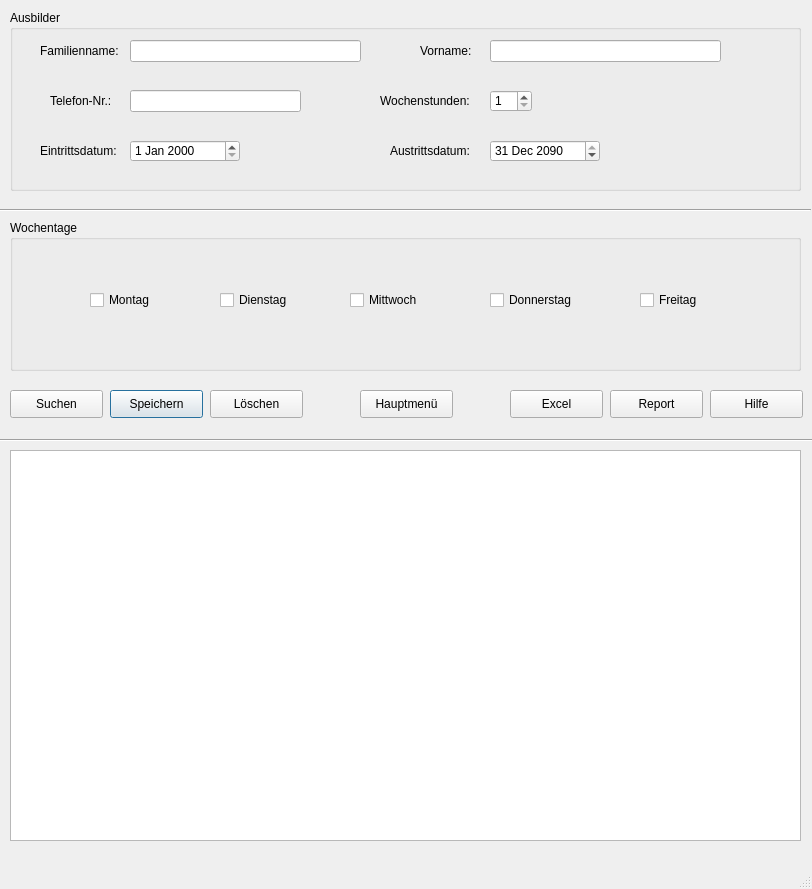
<?xml version="1.0" encoding="UTF-8"?>
<ui version="4.0">
 <class>Ausbilder</class>
 <widget class="QDialog" name="Ausbilder">
  <property name="geometry">
   <rect>
    <x>0</x>
    <y>0</y>
    <width>812</width>
    <height>889</height>
   </rect>
  </property>
  <property name="minimumSize">
   <size>
    <width>761</width>
    <height>889</height>
   </size>
  </property>
  <property name="windowTitle">
   <string>Ausbilder</string>
  </property>
  <property name="sizeGripEnabled">
   <bool>true</bool>
  </property>
  <widget class="Line" name="line">
   <property name="geometry">
    <rect>
     <x>-60</x>
     <y>190</y>
     <width>871</width>
     <height>41</height>
    </rect>
   </property>
   <property name="orientation">
    <enum>Qt::Horizontal</enum>
   </property>
  </widget>
  <widget class="QGroupBox" name="groupBox">
   <property name="geometry">
    <rect>
     <x>10</x>
     <y>10</y>
     <width>791</width>
     <height>181</height>
    </rect>
   </property>
   <property name="title">
    <string>Ausbilder</string>
   </property>
   <property name="flat">
    <bool>false</bool>
   </property>
   <widget class="QLabel" name="l_Familienname">
    <property name="geometry">
     <rect>
      <x>30</x>
      <y>30</y>
      <width>91</width>
      <height>21</height>
     </rect>
    </property>
    <property name="text">
     <string>Familienname:</string>
    </property>
   </widget>
   <widget class="QLineEdit" name="le_Familienname">
    <property name="geometry">
     <rect>
      <x>120</x>
      <y>30</y>
      <width>231</width>
      <height>22</height>
     </rect>
    </property>
   </widget>
   <widget class="QLineEdit" name="le_Telefon">
    <property name="geometry">
     <rect>
      <x>120</x>
      <y>80</y>
      <width>171</width>
      <height>22</height>
     </rect>
    </property>
   </widget>
   <widget class="QLabel" name="l_Telefon">
    <property name="geometry">
     <rect>
      <x>40</x>
      <y>80</y>
      <width>71</width>
      <height>21</height>
     </rect>
    </property>
    <property name="text">
     <string>Telefon-Nr.:</string>
    </property>
   </widget>
   <widget class="QLabel" name="l_Eintrittsdatum">
    <property name="geometry">
     <rect>
      <x>30</x>
      <y>130</y>
      <width>91</width>
      <height>21</height>
     </rect>
    </property>
    <property name="text">
     <string>Eintrittsdatum:</string>
    </property>
   </widget>
   <widget class="QLineEdit" name="le_Vorname">
    <property name="geometry">
     <rect>
      <x>480</x>
      <y>30</y>
      <width>231</width>
      <height>22</height>
     </rect>
    </property>
   </widget>
   <widget class="QLabel" name="l_Vorname">
    <property name="geometry">
     <rect>
      <x>410</x>
      <y>30</y>
      <width>61</width>
      <height>21</height>
     </rect>
    </property>
    <property name="text">
     <string>Vorname:</string>
    </property>
   </widget>
   <widget class="QLabel" name="l_Austrittsdatum">
    <property name="geometry">
     <rect>
      <x>380</x>
      <y>130</y>
      <width>91</width>
      <height>21</height>
     </rect>
    </property>
    <property name="text">
     <string>Austrittsdatum:</string>
    </property>
   </widget>
   <widget class="QSpinBox" name="sb_Wochenstunden">
    <property name="geometry">
     <rect>
      <x>480</x>
      <y>80</y>
      <width>42</width>
      <height>22</height>
     </rect>
    </property>
    <property name="minimum">
     <number>1</number>
    </property>
    <property name="maximum">
     <number>50</number>
    </property>
   </widget>
   <widget class="QLabel" name="l_Wochenstunden">
    <property name="geometry">
     <rect>
      <x>370</x>
      <y>80</y>
      <width>111</width>
      <height>21</height>
     </rect>
    </property>
    <property name="text">
     <string>Wochenstunden:</string>
    </property>
   </widget>
   <widget class="QDateEdit" name="de_Eintritt">
    <property name="geometry">
     <rect>
      <x>120</x>
      <y>130</y>
      <width>110</width>
      <height>22</height>
     </rect>
    </property>
   </widget>
   <widget class="QDateEdit" name="de_Austritt">
    <property name="geometry">
     <rect>
      <x>480</x>
      <y>130</y>
      <width>110</width>
      <height>22</height>
     </rect>
    </property>
    <property name="dateTime">
     <datetime>
      <hour>0</hour>
      <minute>0</minute>
      <second>0</second>
      <year>2090</year>
      <month>12</month>
      <day>31</day>
     </datetime>
    </property>
    <property name="maximumDateTime">
     <datetime>
      <hour>23</hour>
      <minute>59</minute>
      <second>59</second>
      <year>2090</year>
      <month>12</month>
      <day>31</day>
     </datetime>
    </property>
   </widget>
  </widget>
  <widget class="QGroupBox" name="groupBox_2">
   <property name="geometry">
    <rect>
     <x>10</x>
     <y>220</y>
     <width>791</width>
     <height>151</height>
    </rect>
   </property>
   <property name="title">
    <string>Wochentage</string>
   </property>
   <property name="flat">
    <bool>false</bool>
   </property>
   <widget class="QCheckBox" name="cb_montag">
    <property name="geometry">
     <rect>
      <x>80</x>
      <y>70</y>
      <width>81</width>
      <height>20</height>
     </rect>
    </property>
    <property name="text">
     <string>Montag</string>
    </property>
   </widget>
   <widget class="QCheckBox" name="cb_Dienstag">
    <property name="geometry">
     <rect>
      <x>210</x>
      <y>70</y>
      <width>81</width>
      <height>20</height>
     </rect>
    </property>
    <property name="text">
     <string>Dienstag</string>
    </property>
   </widget>
   <widget class="QCheckBox" name="cb_Mittwoch">
    <property name="geometry">
     <rect>
      <x>340</x>
      <y>70</y>
      <width>81</width>
      <height>20</height>
     </rect>
    </property>
    <property name="text">
     <string>Mittwoch</string>
    </property>
   </widget>
   <widget class="QCheckBox" name="cb_Donnerstag">
    <property name="geometry">
     <rect>
      <x>480</x>
      <y>70</y>
      <width>91</width>
      <height>20</height>
     </rect>
    </property>
    <property name="text">
     <string>Donnerstag</string>
    </property>
   </widget>
   <widget class="QCheckBox" name="cb_Freitag">
    <property name="geometry">
     <rect>
      <x>630</x>
      <y>70</y>
      <width>71</width>
      <height>20</height>
     </rect>
    </property>
    <property name="text">
     <string>Freitag</string>
    </property>
   </widget>
  </widget>
  <widget class="QPushButton" name="pb_Speichern">
   <property name="geometry">
    <rect>
     <x>110</x>
     <y>390</y>
     <width>93</width>
     <height>28</height>
    </rect>
   </property>
   <property name="text">
    <string>Speichern</string>
   </property>
   <property name="icon">
    <iconset>
     <normaloff>../../_Symbole/UsedSymbols/save_3621.ico</normaloff>../../_Symbole/UsedSymbols/save_3621.ico</iconset>
   </property>
  </widget>
  <widget class="QPushButton" name="pb_Loeschen">
   <property name="geometry">
    <rect>
     <x>210</x>
     <y>390</y>
     <width>93</width>
     <height>28</height>
    </rect>
   </property>
   <property name="text">
    <string>Löschen</string>
   </property>
   <property name="icon">
    <iconset>
     <normaloff>../../_Symbole/UsedSymbols/seo-social-web-network-internet_262_icon-icons.com_61518.ico</normaloff>../../_Symbole/UsedSymbols/seo-social-web-network-internet_262_icon-icons.com_61518.ico</iconset>
   </property>
  </widget>
  <widget class="QPushButton" name="pb_Abbrechen">
   <property name="geometry">
    <rect>
     <x>360</x>
     <y>390</y>
     <width>93</width>
     <height>28</height>
    </rect>
   </property>
   <property name="text">
    <string>Hauptmenü</string>
   </property>
   <property name="icon">
    <iconset>
     <normaloff>../../_Symbole/UsedSymbols/log-out_icon-icons.com_50106.ico</normaloff>../../_Symbole/UsedSymbols/log-out_icon-icons.com_50106.ico</iconset>
   </property>
  </widget>
  <widget class="Line" name="line_2">
   <property name="geometry">
    <rect>
     <x>-140</x>
     <y>420</y>
     <width>971</width>
     <height>41</height>
    </rect>
   </property>
   <property name="orientation">
    <enum>Qt::Horizontal</enum>
   </property>
  </widget>
  <widget class="QTableWidget" name="tw_anzeige">
   <property name="geometry">
    <rect>
     <x>10</x>
     <y>450</y>
     <width>791</width>
     <height>391</height>
    </rect>
   </property>
   <property name="sizeAdjustPolicy">
    <enum>QAbstractScrollArea::AdjustIgnored</enum>
   </property>
  </widget>
  <widget class="QPushButton" name="pb_Hilfe">
   <property name="geometry">
    <rect>
     <x>710</x>
     <y>390</y>
     <width>93</width>
     <height>28</height>
    </rect>
   </property>
   <property name="text">
    <string>Hilfe</string>
   </property>
   <property name="icon">
    <iconset>
     <normaloff>../../_Symbole/UsedSymbols/info_13213.ico</normaloff>../../_Symbole/UsedSymbols/info_13213.ico</iconset>
   </property>
  </widget>
  <widget class="QPushButton" name="pb_suchen">
   <property name="geometry">
    <rect>
     <x>10</x>
     <y>390</y>
     <width>93</width>
     <height>28</height>
    </rect>
   </property>
   <property name="text">
    <string>Suchen</string>
   </property>
   <property name="icon">
    <iconset>
     <normaloff>../../_Symbole/UsedSymbols/searchmagnifierinterfacesymbol1_79893.ico</normaloff>../../_Symbole/UsedSymbols/searchmagnifierinterfacesymbol1_79893.ico</iconset>
   </property>
  </widget>
  <widget class="QPushButton" name="pb_report">
   <property name="geometry">
    <rect>
     <x>610</x>
     <y>390</y>
     <width>93</width>
     <height>28</height>
    </rect>
   </property>
   <property name="text">
    <string>Report</string>
   </property>
   <property name="icon">
    <iconset>
     <normaloff>../../_Symbole/UsedSymbols/reporting_noun_report_document_file_icon_148360.ico</normaloff>../../_Symbole/UsedSymbols/reporting_noun_report_document_file_icon_148360.ico</iconset>
   </property>
  </widget>
  <widget class="QPushButton" name="pb_excel">
   <property name="geometry">
    <rect>
     <x>510</x>
     <y>390</y>
     <width>93</width>
     <height>28</height>
    </rect>
   </property>
   <property name="text">
    <string>Excel</string>
   </property>
   <property name="icon">
    <iconset>
     <normaloff>../../_Symbole/UsedSymbols/microsoft_excel_icon_132212.ico</normaloff>../../_Symbole/UsedSymbols/microsoft_excel_icon_132212.ico</iconset>
   </property>
  </widget>
  <widget class="QLabel" name="lab_INFO">
   <property name="geometry">
    <rect>
     <x>10</x>
     <y>840</y>
     <width>791</width>
     <height>51</height>
    </rect>
   </property>
   <property name="text">
    <string/>
   </property>
  </widget>
 </widget>
 <tabstops>
  <tabstop>le_Familienname</tabstop>
  <tabstop>le_Vorname</tabstop>
  <tabstop>le_Telefon</tabstop>
  <tabstop>sb_Wochenstunden</tabstop>
  <tabstop>de_Eintritt</tabstop>
  <tabstop>de_Austritt</tabstop>
  <tabstop>cb_montag</tabstop>
  <tabstop>cb_Dienstag</tabstop>
  <tabstop>cb_Mittwoch</tabstop>
  <tabstop>cb_Donnerstag</tabstop>
  <tabstop>cb_Freitag</tabstop>
  <tabstop>pb_suchen</tabstop>
  <tabstop>pb_Speichern</tabstop>
  <tabstop>pb_Loeschen</tabstop>
  <tabstop>pb_Abbrechen</tabstop>
  <tabstop>pb_excel</tabstop>
  <tabstop>pb_report</tabstop>
  <tabstop>pb_Hilfe</tabstop>
  <tabstop>tw_anzeige</tabstop>
 </tabstops>
 <resources/>
 <connections/>
</ui>
